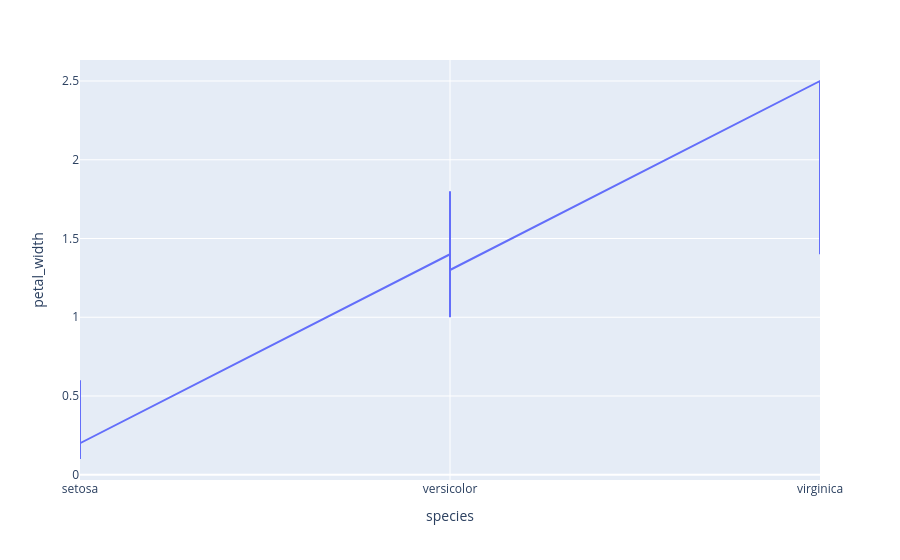

Notebook source saved alongside this figure:
### Code cell
iris=px.data.iris()
fig1=px.line(iris,x="species",y="petal_width")
fig1.show()

### Figure 1 — Plotly figure (JSON) as saved in the notebook; plotly's stock layout.template omitted (floating-point values rounded to 4 significant figures; data arrays with more than 128 entries replaced by an {"elided": "..."} marker saying what was removed)
{"data": [{"hovertemplate": "species=%{x}<br>petal_width=%{y}<extra></extra>", "legendgroup": "", "line": {"color": "#636efa", "dash": "solid"}, "marker": {"symbol": "circle"}, "mode": "lines", "name": "", "orientation": "v", "showlegend": false, "type": "scatter", "x": {"elided": "150 str values"}, "xaxis": "x", "y": {"elided": "150 float values"}, "yaxis": "y"}], "layout": {"legend": {"tracegroupgap": 0}, "margin": {"t": 60}, "xaxis": {"anchor": "y", "domain": [0, 1], "title": {"text": "species"}}, "yaxis": {"anchor": "x", "domain": [0, 1], "title": {"text": "petal_width"}}}}
